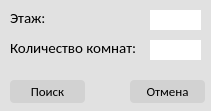
<?xml version="1.0" encoding="UTF-8"?>
<ui version="4.0">
 <class>SearchFlat</class>
 <widget class="QDialog" name="SearchFlat">
  <property name="geometry">
   <rect>
    <x>0</x>
    <y>0</y>
    <width>211</width>
    <height>111</height>
   </rect>
  </property>
  <property name="minimumSize">
   <size>
    <width>211</width>
    <height>111</height>
   </size>
  </property>
  <property name="maximumSize">
   <size>
    <width>211</width>
    <height>111</height>
   </size>
  </property>
  <property name="windowTitle">
   <string>Поиск в картотеке</string>
  </property>
  <property name="windowIcon">
   <iconset resource="res.qrc">
    <normaloff>:/new/window_icons/icons/card.png</normaloff>:/new/window_icons/icons/card.png</iconset>
  </property>
  <property name="styleSheet">
   <string notr="true">QDialog{
background: rgb(225, 225, 225);
}

QPushButton{
background: rgb(210,210,210);
border: none;
border-radius: 4px;
font-family: Calibri;
font-size: 10pt;
}
QPushButton:hover{
background: rgb(195, 195, 195);
}

QLineEdit {
border: none;
}

QLabel{
font-size: 11pt;
font-family: Calibri;
}</string>
  </property>
  <widget class="QLabel" name="label">
   <property name="geometry">
    <rect>
     <x>10</x>
     <y>40</y>
     <width>131</width>
     <height>16</height>
    </rect>
   </property>
   <property name="text">
    <string>Количество комнат:</string>
   </property>
  </widget>
  <widget class="QLabel" name="label_2">
   <property name="geometry">
    <rect>
     <x>10</x>
     <y>10</y>
     <width>131</width>
     <height>16</height>
    </rect>
   </property>
   <property name="text">
    <string>Этаж:</string>
   </property>
  </widget>
  <widget class="QLineEdit" name="rooms_line">
   <property name="geometry">
    <rect>
     <x>150</x>
     <y>40</y>
     <width>51</width>
     <height>20</height>
    </rect>
   </property>
   <property name="maxLength">
    <number>2</number>
   </property>
   <property name="alignment">
    <set>Qt::AlignRight|Qt::AlignTrailing|Qt::AlignVCenter</set>
   </property>
  </widget>
  <widget class="QLineEdit" name="block_line">
   <property name="geometry">
    <rect>
     <x>150</x>
     <y>10</y>
     <width>51</width>
     <height>20</height>
    </rect>
   </property>
   <property name="maxLength">
    <number>3</number>
   </property>
   <property name="alignment">
    <set>Qt::AlignRight|Qt::AlignTrailing|Qt::AlignVCenter</set>
   </property>
  </widget>
  <widget class="QPushButton" name="search_button">
   <property name="geometry">
    <rect>
     <x>10</x>
     <y>80</y>
     <width>75</width>
     <height>23</height>
    </rect>
   </property>
   <property name="text">
    <string>Поиск</string>
   </property>
  </widget>
  <widget class="QPushButton" name="cancel_button">
   <property name="geometry">
    <rect>
     <x>130</x>
     <y>80</y>
     <width>75</width>
     <height>23</height>
    </rect>
   </property>
   <property name="text">
    <string>Отмена</string>
   </property>
  </widget>
 </widget>
 <resources>
  <include location="res.qrc"/>
 </resources>
 <connections/>
</ui>
